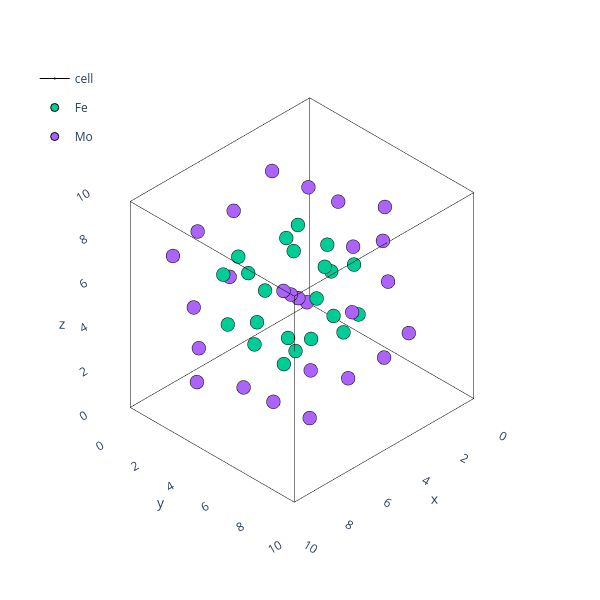

Notebook code cell kept with this figure:
### Code cell
theatoms=AtomsObjects['R']['Atoms'].atoms.sample(n=1).iloc[0]
plotting.plotly_atoms(theatoms)

### Figure 1 — Plotly figure (JSON) as saved in the notebook; plotly's stock layout.template omitted (floating-point values rounded to 4 significant figures)
{"data": [{"hoverinfo": "skip", "legendgroup": "cell", "line": {"color": "black", "width": 1}, "marker": {"size": 0.01}, "name": "cell", "showlegend": false, "type": "scatter3d", "x": [0.0, 9.343], "y": [0, 0], "z": [0, 0]}, {"hoverinfo": "skip", "legendgroup": "cell", "line": {"color": "black", "width": 1}, "marker": {"size": 0.01}, "name": "cell", "showlegend": false, "type": "scatter3d", "x": [0, 0], "y": [0.0, 9.356], "z": [0, 0]}, {"hoverinfo": "skip", "legendgroup": "cell", "line": {"color": "black", "width": 1}, "marker": {"size": 0.01}, "name": "cell", "showlegend": false, "type": "scatter3d", "x": [0, 0], "y": [0, 0], "z": [0.0, 9.341]}, {"hoverinfo": "skip", "legendgroup": "cell", "line": {"color": "black", "width": 1}, "marker": {"size": 0.01}, "name": "cell", "showlegend": false, "type": "scatter3d", "x": [9.343, 9.343], "y": [0.0, 9.356], "z": [0, 0]}, {"hoverinfo": "skip", "legendgroup": "cell", "line": {"color": "black", "width": 1}, "marker": {"size": 0.01}, "name": "cell", "showlegend": false, "type": "scatter3d", "x": [0.0, 9.343], "y": [9.356, 9.356], "z": [0, 0]}, {"hoverinfo": "skip", "legendgroup": "cell", "line": {"color": "black", "width": 1}, "marker": {"size": 0.01}, "name": "cell", "showlegend": false, "type": "scatter3d", "x": [9.343, 9.343], "y": [9.356, 9.356], "z": [0.0, 9.341]}, {"hoverinfo": "skip", "legendgroup": "cell", "line": {"color": "black", "width": 1}, "marker": {"size": 0.01}, "name": "cell", "showlegend": false, "type": "scatter3d", "x": [9.343, 9.343], "y": [0, 0], "z": [0.0, 9.341]}, {"hoverinfo": "skip", "legendgroup": "cell", "line": {"color": "black", "width": 1}, "marker": {"size": 0.01}, "name": "cell", "showlegend": false, "type": "scatter3d", "x": [0, 0], "y": [9.356, 9.356], "z": [0.0, 9.341]}, {"hoverinfo": "skip", "legendgroup": "cell", "line": {"color": "black", "width": 1}, "marker": {"size": 0.01}, "name": "cell", "showlegend": false, "type": "scatter3d", "x": [0.0, 9.343], "y": [0, 0], "z": [9.341, 9.341]}, {"hoverinfo": "skip", "legendgroup": "cell", "line": {"color": "black", "width": 1}, "marker": {"size": 0.01}, "name": "cell", "showlegend": false, "type": "scatter3d", "x": [0, 0], "y": [0.0, 9.356], "z": [9.341, 9.341]}, {"hoverinfo": "skip", "legendgroup": "cell", "line": {"color": "black", "width": 1}, "marker": {"size": 0.01}, "name": "cell", "showlegend": false, "type": "scatter3d", "x": [0.0, 9.343], "y": [9.356, 9.356], "z": [9.341, 9.341]}, {"hoverinfo": "skip", "legendgroup": "cell", "line": {"color": "black", "width": 1}, "marker": {"size": 0.01}, "name": "cell", "showlegend": true, "type": "scatter3d", "x": [9.343, 9.343], "y": [0.0, 9.356], "z": [9.341, 9.341]}, {"hovertext": ["Fe0", "Fe1", "Fe2", "Fe3", "Fe4", "Fe5", "Fe6", "Fe7", "Fe8", "Fe9", "Fe10", "Fe11", "Fe12", "Fe13", "Fe14", "Fe15", "Fe16", "Fe17", "Fe18", "Fe19", "Fe20", "Fe21", "Fe22", "Fe23"], "marker": {"line": {"color": "black", "width": 1}}, "mode": "markers", "name": "Fe", "type": "scatter3d", "x": [2.688, 1.147, 3.153, 9.224, 10.76, 8.759, 5.037, 1.882, 2.607, 6.875, 10.03, 9.305, 6.121, 4.037, 4.094, 5.791, 7.875, 7.818, 6.848, 3.524, 6.414, 5.064, 8.388, 5.498], "y": [3.015, 2.475, 0.9034, 7.871, 8.412, 9.983, 2.36, 4.838, 1.511, 8.526, 6.049, 9.376, 3.692, 5.774, 3.564, 7.194, 5.112, 7.322, 6.02, 6.377, 2.946, 4.867, 4.509, 7.94], "z": [1.152, 3.193, 2.611, 10.7, 8.659, 9.24, 1.785, 2.694, 4.996, 10.07, 9.157, 6.855, 3.947, 4.141, 6.097, 7.905, 7.71, 5.754, 3.483, 6.49, 6.724, 8.368, 5.361, 5.127]}, {"hovertext": ["Mo0", "Mo1", "Mo2", "Mo3", "Mo4", "Mo5", "Mo6", "Mo7", "Mo8", "Mo9", "Mo10", "Mo11", "Mo12", "Mo13", "Mo14", "Mo15", "Mo16", "Mo17", "Mo18", "Mo19", "Mo20", "Mo21", "Mo22", "Mo23", "Mo24", "Mo25", "Mo26", "Mo27", "Mo28"], "marker": {"line": {"color": "black", "width": 1}}, "mode": "markers", "name": "Mo", "type": "scatter3d", "x": [5.956, 3.631, 8.281, 2.039, 7.313, 2.639, 9.873, 4.599, 9.273, 2.595, 7.944, 5.001, 9.317, 3.968, 6.911, 4.535, 1.563, 5.228, 7.377, 10.35, 6.684, 0.8871, 11.02, 4.07, 9.207, 2.964, 7.842, 2.705, 8.948], "y": [5.443, 3.32, 7.567, 2.151, 1.682, 7.126, 8.735, 9.204, 3.76, 4.459, 2.084, 7.661, 6.427, 8.803, 3.225, 5.015, 4.182, 1.153, 5.871, 6.704, 9.733, 0.8072, 10.08, 2.305, 3.646, 8.888, 8.581, 7.241, 1.998], "z": [5.926, 3.615, 8.236, 7.308, 2.446, 2.17, 4.543, 9.405, 9.681, 7.996, 4.797, 2.667, 3.855, 7.055, 9.185, 1.573, 5.307, 4.391, 10.28, 6.544, 7.46, 0.8971, 10.95, 9.139, 2.762, 4.254, 2.713, 9.089, 7.597]}], "layout": {"height": 600, "legend": {"x": 0.05, "xanchor": "left", "y": 0.9, "yanchor": "top"}, "margin": {"b": 5, "l": 5, "r": 0.5, "t": 5}, "scene": {"aspectmode": "data", "camera": {"projection": {"type": "orthographic"}}, "xaxis": {"range": [-0.9343, 10.28], "showbackground": false, "showgrid": false}, "yaxis": {"range": [-0.9356, 10.29], "showbackground": false, "showgrid": false}, "zaxis": {"range": [-0.9341, 10.28], "showbackground": false, "showgrid": false}}, "width": 600}}
